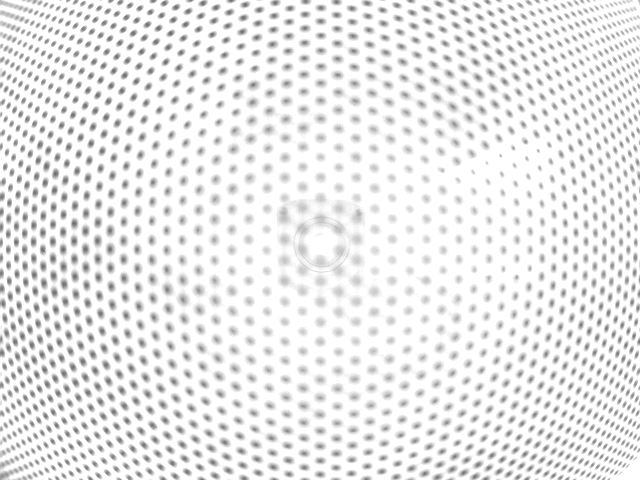
#> input picture sample/calib_pi_640.png, 640 x 480 px
$ python center_extractor.py sample/calib_pi_640.png
#> lines starting #> are read from the running program, lines starting #| are printed output that depends on the picture; after the words box and inside, x2 and y2 are one past the last pixel; in counts of white or black regions, pixels touching at a corner belong together
#> further down, image is the input picture: shape (480, 640, 3); min 90, max 255, mean 235.5
import sys
import numpy as np
import cv2

image = np.zeros((1, 1, 3), np.uint8)
output = np.zeros((1, 1, 3), np.uint8)
lower = 0
upper = 254


def update():
    global image, output, lower, upper, win_name
    output = np.zeros(image.shape, dtype='uint8')
    color = cv2.inRange(image, lower, upper)
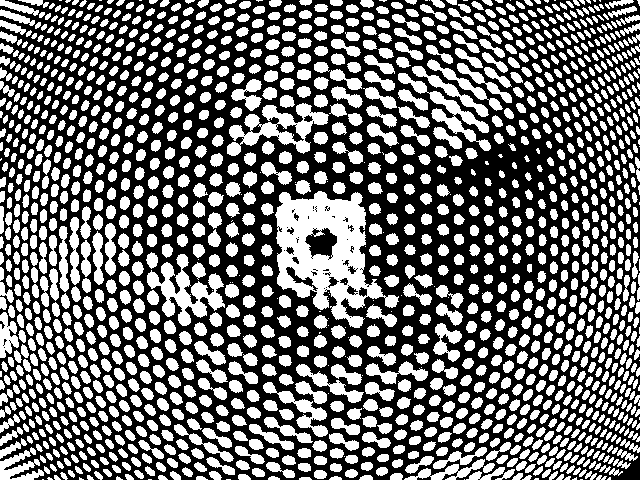
#> color: shape (480, 640); 44.2% white; 1543 white regions (93 under 20 px)
    contours, _ = cv2.findContours(
        color, cv2.RETR_EXTERNAL, cv2.CHAIN_APPROX_SIMPLE)
#> contours = 1542 contours, 174 with area under 20; largest, box (x1, y1, x2, y2) and area: (275, 191, 399, 328) 9188, (227, 103, 329, 156) 2246, (147, 254, 225, 326) 1972, (398, 73, 491, 151) 1254, (263, 382, 328, 437) 790
    contours.sort(key=cv2.contourArea, reverse=True)
    for contour in contours:
        (x, y), _ = cv2.minEnclosingCircle(contour)
        if (0 <= x and x < 640 and 0 <= y and y < 480):
            output[int(y)][int(x)] = 255
#> this loop made 1542 passes
#> (x, y) on passes 1 to 3: (337.2, 250.2), (277.5, 134), (185.5, 291)
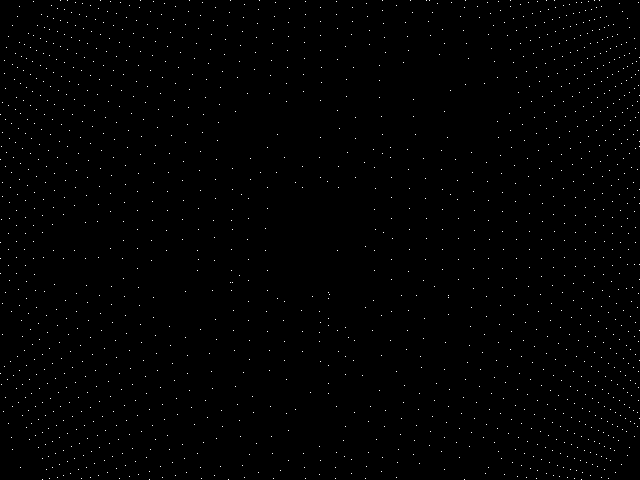
#> output: shape (480, 640); 0.5% white in thin lines or dots
    cv2.imshow('points', output)
    cv2.imshow("range", color)


def change_lower(val):
    global lower
    lower = val
    update()


def change_upper(val):
    global upper
    upper = val
    update()


if __name__ == '__main__':
    args = sys.argv
    if len(args) < 2:
        print('No image file is specified!')
        exit()

    image = cv2.imread(args[1])
    if image is None:
        print('Invalid image format!')
        exit()

    image = cv2.cvtColor(image, cv2.COLOR_BGR2GRAY)
    output = image.copy()

    update()
    cv2.createTrackbar('Lower', 'range', lower, 255, change_lower)
    cv2.createTrackbar('Upper', 'range', upper, 255, change_upper)
    while (True):
        if cv2.waitKey(1) & 0xFF == ord("q"):
#> (key q is pressed here)
            break

    cv2.destroyAllWindows()
    cv2.imwrite('points.png')
    print("Finished")
